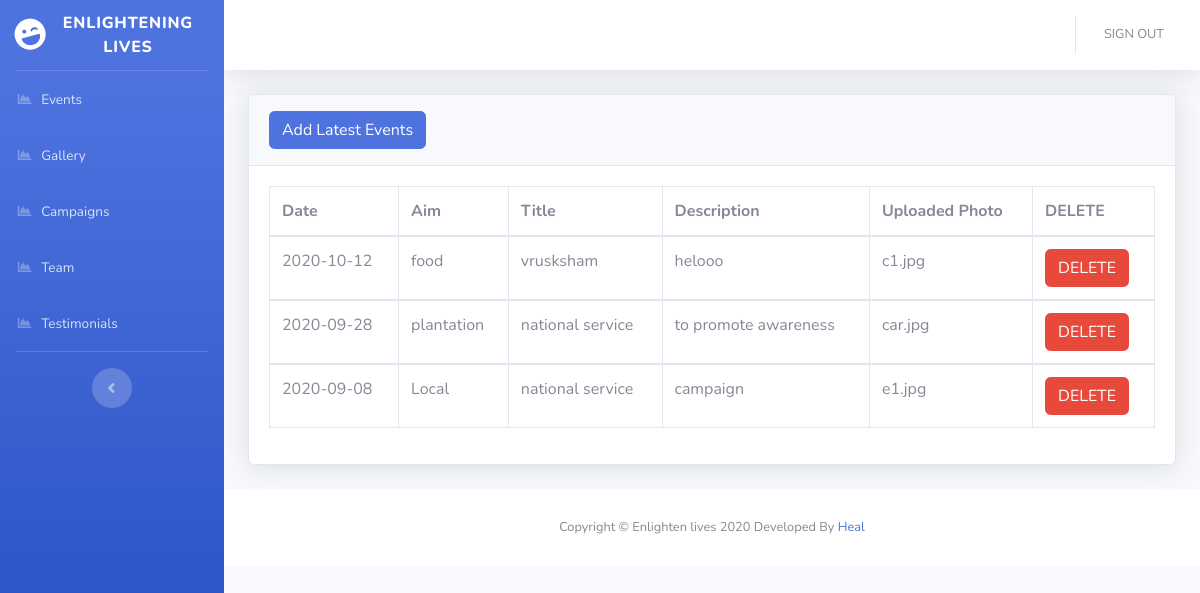
Page /admin/login.php (signed in) on the committed database.
### tables this page shows
CREATE TABLE `events` (
  `id` int(11) NOT NULL,
  `aim` varchar(255) NOT NULL,
  `title` varchar(255) NOT NULL,
  `date` date NOT NULL,
  `description` longtext NOT NULL,
  `image` longblob NOT NULL,
  `url` varchar(1000) NOT NULL
);

### admin/login.php (the view, shortened to what this page needs)
<?php
include('includes/header.php');
include('includes/navbar.php');
?>
<div class="container-fluid">
<div class="card shadow mb-4">
  <div class="card-header py-3">
    <h6 class="m-0 font-weight-bold text-primary">
    <button type="button" class="btn btn-primary" data-toggle="modal" data-target="#addadminprofile">
              Add Latest Events
            </button>
    </h6>
  </div>
  <div class="card-body">
    <div class="table-responsive">
    <table class="table table-bordered" id="dataTable" width="100%" cellspacing="0">
        <thead>
          <tr>
          <th>Date </th>
            <th>Aim </th>
            <th>Title</th>
            <th>Description </th>
            <th>Uploaded Photo</th>
            <th>DELETE </th>
          </tr>
        </thead>
        <?php
                    include '../admin/db.php';
                    $stmt="select * from events order by id desc";
                    $res=mysqli_query($conn,$stmt);
                      while($row=mysqli_fetch_assoc($res))
                      {
                  ?>
        <tbody>
          <tr>
            <td><?php echo $row['date']; ?> </td>
            <td> <?php echo $row['aim']; ?></td>
            <td> <?php echo $row['title']; ?></td>
            <td> <?php echo $row['description']; ?></td>
            <td> <?php echo $row['url']; ?></td>
            <td>
                <form action="delete1.php" method="post">
                <button type="delete" name="delete" class="btn btn-danger"> DELETE</button>
                </form>
            </td>
          </tr>
        </tbody>
        <?php
                      }
                      ?>
      </table>
    </div>
  </div>
</div>
</div>
<?php
include('includes/footer.php');
?>

### admin/includes/header.php (shortened to what this page needs)
<!DOCTYPE html>
<html lang="en">
<head>
  <link href="vendor/fontawesome-free/css/all.min.css" rel="stylesheet" type="text/css">
  <link href="css/sb-admin-2.min.css" rel="stylesheet">
</head>
<body id="page-top">
  <div id="wrapper">

### admin/includes/navbar.php (shortened to what this page needs)
   <ul class="navbar-nav bg-gradient-primary sidebar sidebar-dark accordion" id="accordionSidebar">
<a class="sidebar-brand d-flex align-items-center justify-content-center" href="index.php">
  <div class="sidebar-brand-icon rotate-n-15">
    <i class="fas fa-laugh-wink"></i>
  </div>
  <div class="sidebar-brand-text mx-3">Enlightening Lives</div>
</a>
<hr class="sidebar-divider my-0">
<li class="nav-item">
  <a class="nav-link" href="events.php">
    <i class="fas fa-fw fa-chart-area"></i>
    <span>Events</span></a>
</li>
<li class="nav-item">
  <a class="nav-link" href="gallery.php">
    <i class="fas fa-fw fa-chart-area"></i>
    <span>Gallery</span></a>
</li>
<li class="nav-item">
  <a class="nav-link" href="campaign.php">
    <i class="fas fa-fw fa-chart-area"></i>
    <span>Campaigns</span></a>
</li>
<li class="nav-item">
  <a class="nav-link" href="team.php">
    <i class="fas fa-fw fa-chart-area"></i>
    <span>Team</span></a>
</li>
<li class="nav-item">
  <a class="nav-link" href="testimonial.php">
    <i class="fas fa-fw fa-chart-area"></i>
    <span>Testimonials</span></a>
</li>
<hr class="sidebar-divider d-none d-md-block">
<div class="text-center d-none d-md-inline">
  <button class="rounded-circle border-0" id="sidebarToggle"></button>
</div>
</ul>
    <div id="content-wrapper" class="d-flex flex-column">
      <div id="content">
        <nav class="navbar navbar-expand navbar-light bg-white topbar mb-4 static-top shadow">
          <ul class="navbar-nav ml-auto">
            <li class="nav-item dropdown no-arrow">
              <a class="nav-link dropdown-toggle" href="#" id="userDropdown" role="button" data-toggle="dropdown" aria-haspopup="true" aria-expanded="false">
                <span class="mr-2 d-none d-lg-inline text-gray-600 small">
                     SIGN OUT
                </span>
              </a>
            </li>
          </ul>
        </nav>

### admin/includes/footer.php
      <footer class="sticky-footer bg-white">
        <div class="container my-auto">
          <div class="copyright text-center my-auto">
            <span>Copyright &copy; Enlighten lives 2020</span>
            <span>Developed By <a href="#">Heal</a> </span>
          </div>
        </div>
      </footer>
      </div>
      </div>
    </div>
</body>
</html>

### rows in the picture
events: date "2020-10-12", aim "food", title "vrusksham", description "helooo", url "c1.jpg"
events: date "2020-09-28", aim "plantation", title "national service", description "to promote awareness", url "car.jpg"
events: date "2020-09-08", aim "Local", title "national service", description "campaign", url "e1.jpg"
